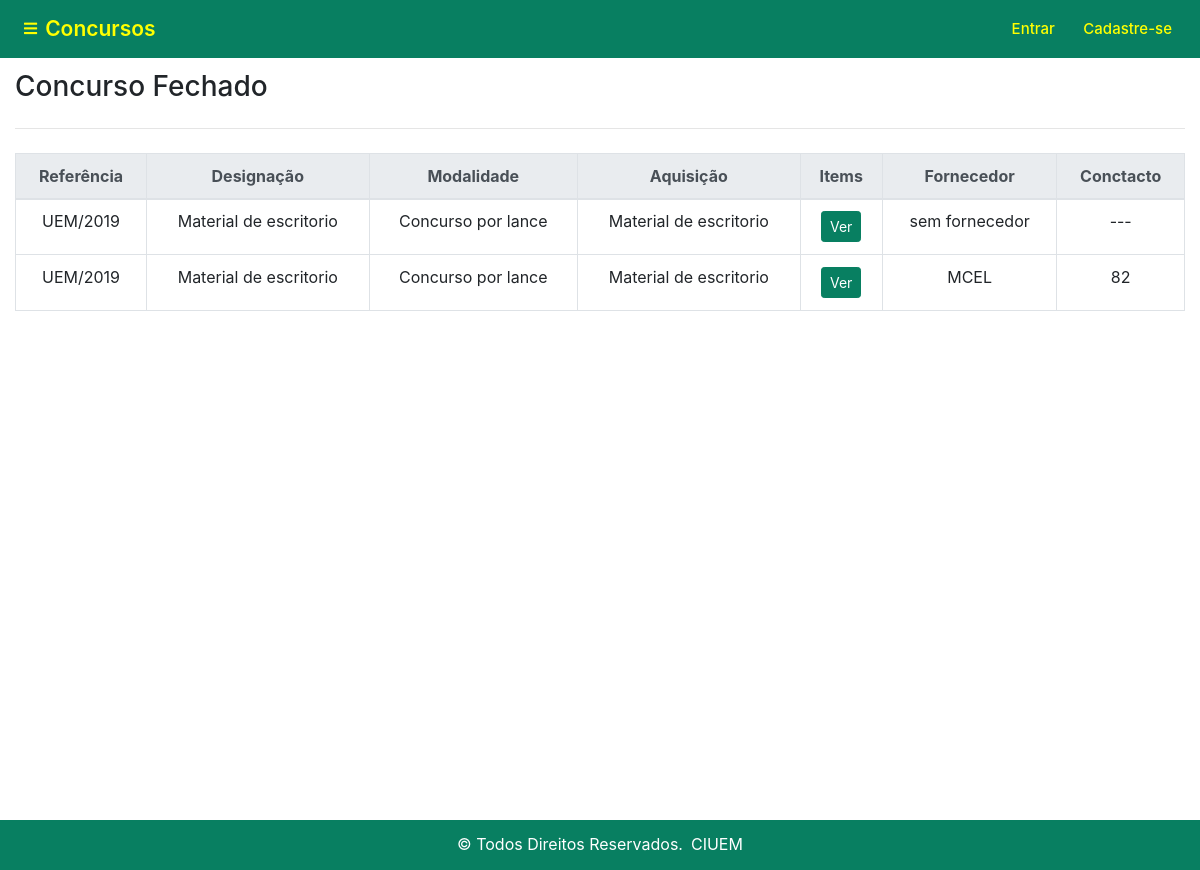
Page /view/website/concurso_fechado.php on the committed database.
### tables this page shows
CREATE TABLE `concurso` (
  `concurso_id` int(20) NOT NULL AUTO_INCREMENT,
  `modalidade` varchar(60) DEFAULT NULL,
  `referencia` varchar(60) DEFAULT NULL,
  `designacao` varchar(60) DEFAULT NULL,
  `aquisicao` varchar(60) DEFAULT NULL,
  `dataInicio` date DEFAULT NULL,
  `datafim` date DEFAULT NULL,
  `descricao` varchar(120) DEFAULT NULL,
  `previsto` char(1) DEFAULT '0' COMMENT '1-previsto e 0-Nao previsto',
  `aberto` char(1) DEFAULT '1' COMMENT '1-aberto e 0-fechado',
  `ficheiro` blob,
  PRIMARY KEY (`concurso_id`)
);

CREATE TABLE `fornecedor` (
  `idFornecedor` int(11) NOT NULL AUTO_INCREMENT,
  `nrCadastro` varchar(20) DEFAULT NULL,
  `nome` varchar(60) DEFAULT NULL,
  `email` varchar(60) DEFAULT NULL,
  `senha` varchar(120) DEFAULT NULL,
  `nacionalidade` varchar(60) DEFAULT NULL,
  `tipoCorrente` varchar(60) DEFAULT NULL,
  `provincia` varchar(60) DEFAULT NULL,
  `distrito` varchar(60) DEFAULT NULL,
  `endereco` varchar(60) DEFAULT NULL,
  `contacto` int(20) DEFAULT NULL,
  `nuit` int(20) DEFAULT NULL,
  PRIMARY KEY (`idFornecedor`)
);

### view/website/concurso_fechado.php (the view, shortened to what this page needs)
<?php include "../estrutura/website/header.php" ?>
<?php include "../estrutura/website/navbar.php" ?>
<?php
include "../../modal/conexao.php" ;
$sql = "SELECT * FROM concurso co LEFT JOIN candidatura ca ON  co.`concurso_id`=ca.`idConcursos`
    LEFT JOIN fornecedor fo ON ca.`idFornecedores`=fo.`idFornecedor`
    WHERE co.`aberto`=0 AND co.`previsto`=0";
$resultado = mysqli_query($link,$sql);
?>
<header>
    <section class="publico">
    <div id="content-wrapper">
    <div class="container-fluid">
            <h3>Concurso Fechado </h3>
                <hr class="my-4"/>
                <div class="table-responsive">
                    <table class="table table-bordered">
                        <thead class="thead-light">
                            <tr>
                            <th>Refer&ecircncia</th>
                            <th>Designa&ccedil&atildeo</th>
                            <th>Modalidade</th>
                            <th>Aquisi&ccedil&atildeo</th>
                            <th>Items</th>
                            <th>Fornecedor</th>
                            <th>Conctacto</th>
                            </tr>
                        </thead>
                    <tbody>
                        <tr>
                        <?php while($dados = mysqli_fetch_array($resultado)){ ?>
                          <tr>
                            <td><?php  echo $dados['referencia']; ?></td>
                            <td><?php echo $dados['designacao']; ?></td>
                            <td><?php echo $dados['modalidade']; ?></td>
                            <td><?php echo $dados['aquisicao']; ?></td>
                            <td><button type="button" class="btn btn-success btn-sm" data-toggle="modal" data-target="#myModal">Ver</button></td>
                            <td><?php if($dados['nome']) echo $dados['nome']; else echo "sem fornecedor"; ?></td>
                            <td><?php if($dados['nome']) echo $dados['contacto']; else echo "---"; ?></td>
                          </tr>
                          <?php } ?>
                        </tr>
                    </tbody>
                    </table>
                </div>
        </div>
    </div>
</section>
</header>
<?php include "../estrutura/website/footer.php" ?>

### css/app.css (style rules this page uses)
body.site { background-color: white; }
table th { text-align: center; }
table td { text-align: center; }
section.publico { margin-top: 70px; }
.btn-success { color: #fff!important; background-color: #087F61!important; border-color: #087F61!important; }

### rows in the picture
concurso: referencia "UEM/2019", designacao "Material de escritorio", modalidade "Concurso por lance", aquisicao "Material de escritorio", shows "sem fornecedor"
concurso: referencia "UEM/2019", designacao "Material de escritorio", modalidade "Concurso por lance", aquisicao "Material de escritorio", fornecedor.nome "MCEL", fornecedor.contacto "82"
